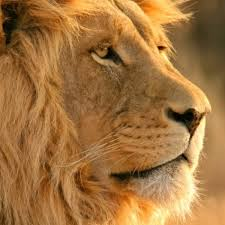
%> input picture lion.jpg, 225 x 225 px
$ octave interpolate.m   (GNU Octave 9; MATLAB toolbox functions it lacks are replaced by stand-ins)
%> lines starting %> are read from the running program, lines starting %| are printed output that depends on the picture
%READ AN INPUT IMAGE
A=imread('lion.jpg');
%> A is the input picture: size 225x225x3 uint8; mean R, G, B 161.7, 115.5, 63.2


% DEFINE THE RESAMPLE SIZE
Col = 512;
Row = 512;


%FIND THE RATIO OF THE NEW SIZE BY OLD SIZE
rtR = Row/size(A,1);
%> rtR = 2.28
rtC = Col/size(A,2);
%> rtC = 2.28


%OBTAIN THE INTERPOLATED POSITIONS
IR = ceil([1:(size(A,1)*rtR)]./(rtR));
%> IR = 512 values from 1 to 225
IC = ceil([1:(size(A,2)*rtC)]./(rtC));
%> IC = 512 values from 1 to 225


%ROW_WISE INTERPOLATION
B = A(:,IR);
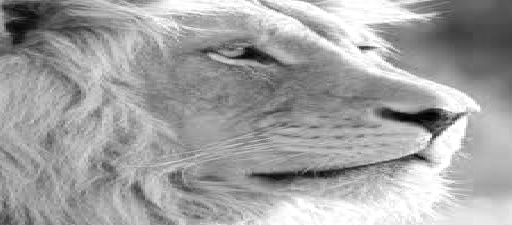
%> B: size 225x512 uint8; min 0, max 255, mean 161.7


%COLUMN-WISE INTERPOLATION
B = B(IC,:);
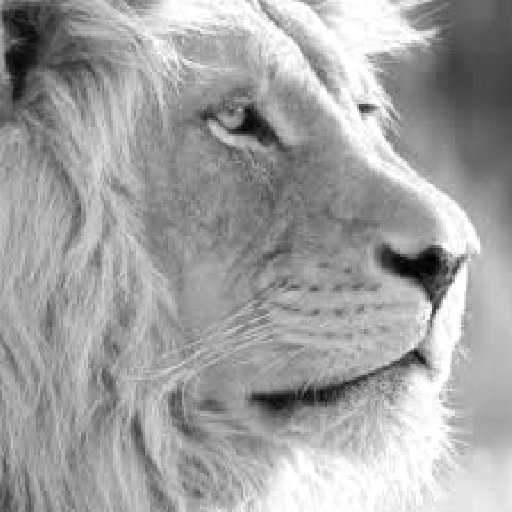
%> B: size 512x512 uint8; min 0, max 255, mean 161.7


figure,subplot(121),imshow(A);title('BEFORE INTERPOLATION'); axis([0,512,0,512]);axis on;

subplot(122),imshow(B);title('AFTER INTERPOLATION');  axis([0,512,0,512]);axis on;
